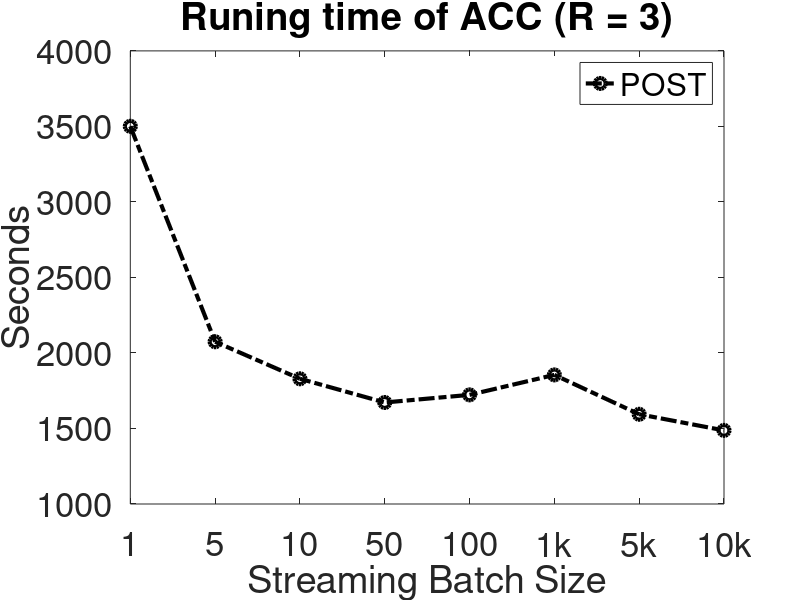

MATLAB code to generate this figure:
clear all;
close all;
clc;

POST = [3500.760812;2074.210862;1829.110899;1672.111854;1722.558701;1854.707476;1594.065093;1487.289654]


nrank = [1:1:8];

figure (1);
hold on;
box on;
% 
plot(nrank, POST, 'ko-.', 'LineWidth',3, 'MarkerSize',8);

legend('POST','CP-WOPT');


ylabel('Seconds', 'FontSize',25);
xlabel('Streaming Batch Size','FontSize',25);
title('Runing time of ACC (R = 3)','FontSize',25)
xticklabels({'1','5','10','50','100','1k','5k','10k'})
 set(gca, 'FontSize',25);

